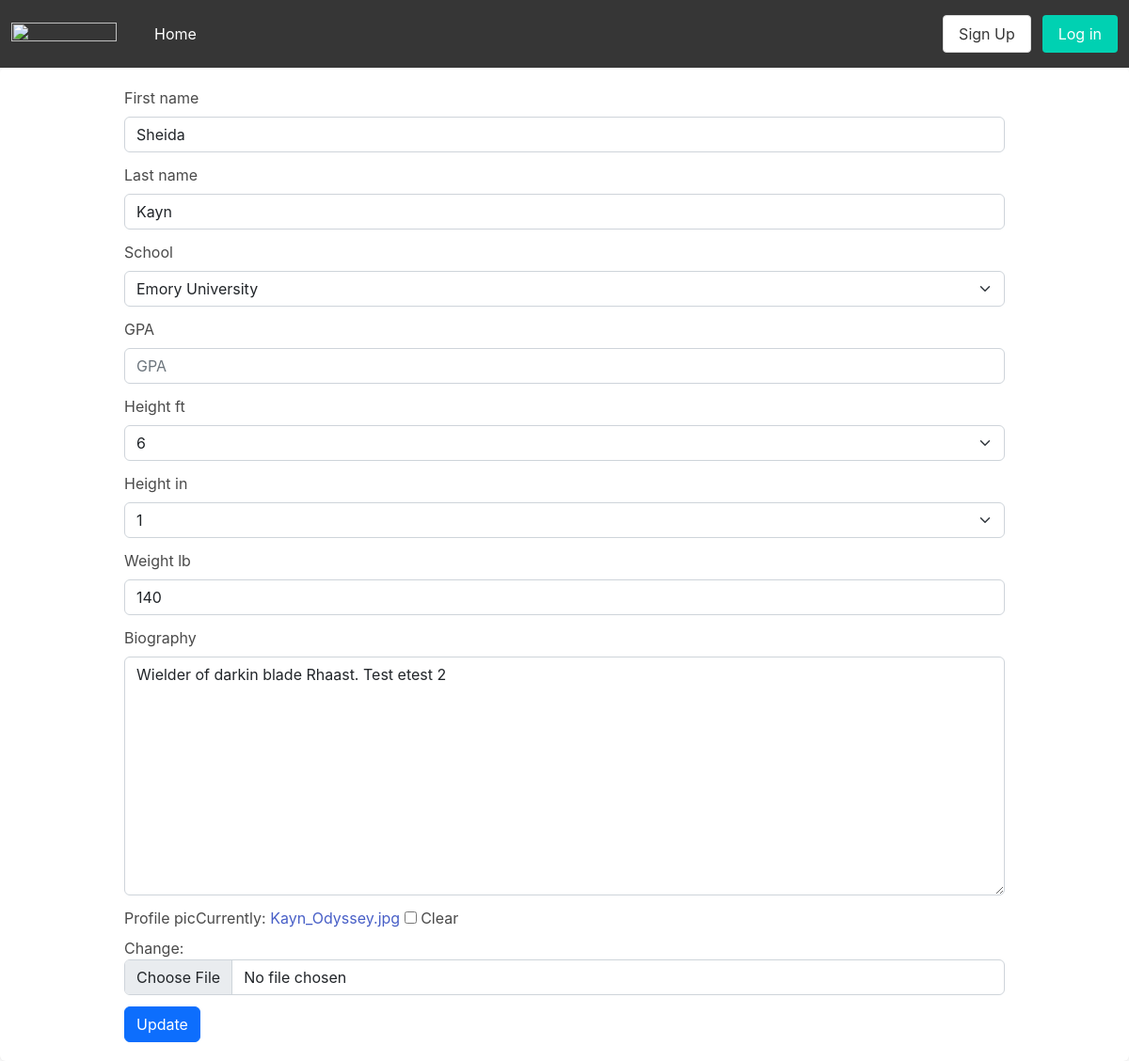
The page /user/6/update on the database as committed earlier.
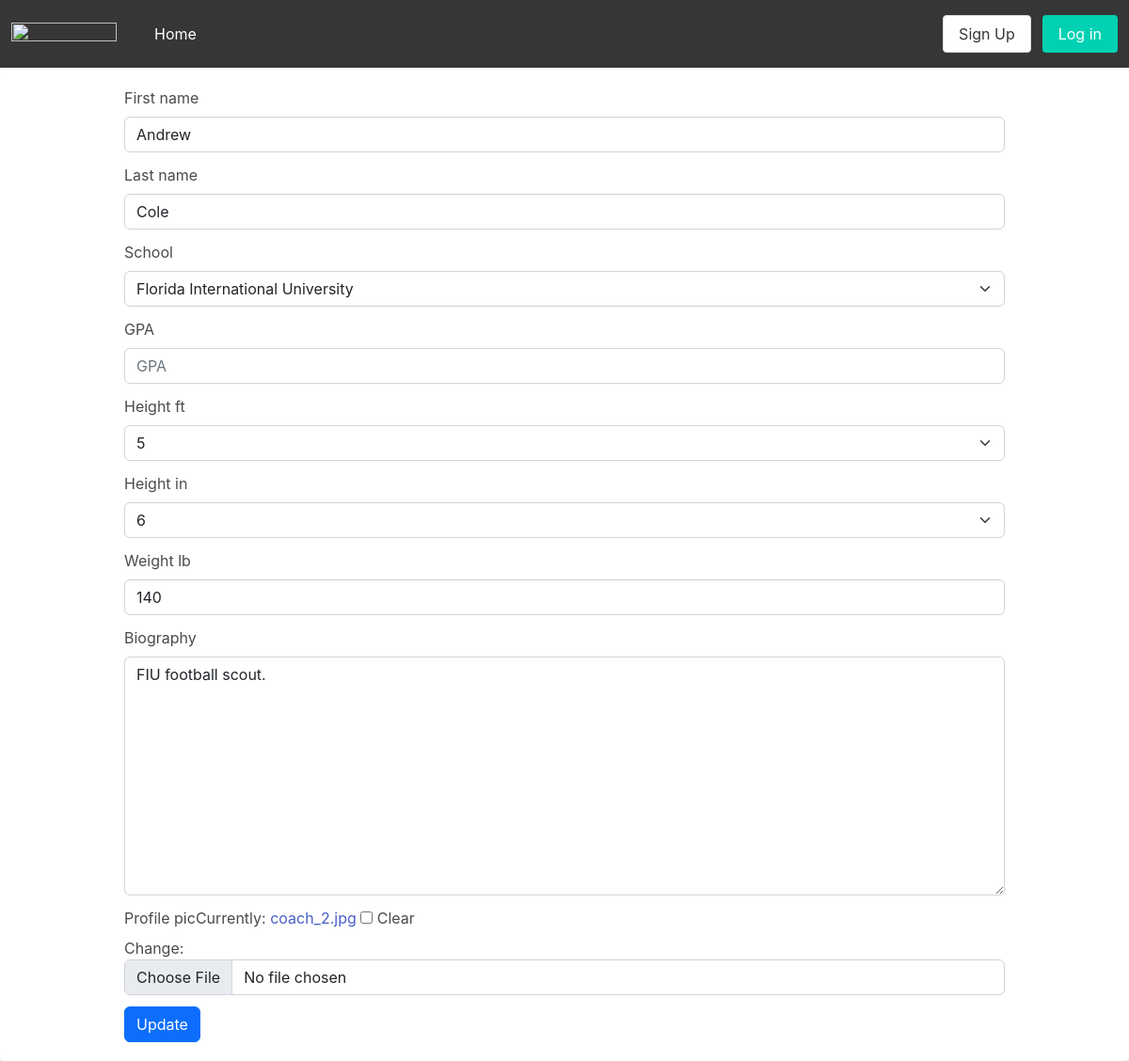
The same page on the database as committed later.
### api/models.py (models this page shows, shortened)
class CustomUser(auth.models.AbstractUser, auth.models.PermissionsMixin):
    user_type_choices = (
        (0, 'Scout'),
        (1, 'Athlete'),
    )
    school_options = (
        ('Georgia Institute of Technology', 'Georgia Institute of Technology'),
        ('Florida International University', 'Florida International University'),
        ('Yale', 'Yale'),
        ('University of Pittsburgh', 'University of Pittsburgh'),
        ('Emory University','Emory University')
    )
    height_foot_options = (
        (4, '4'),
        (5, '5'),
        (6, '6'),
        (7, '7'),
    )
    height_inch_options = (
        (0, '0'),
        (1, '1'),
        (2, '2'),
        (3, '3'),
        (4, '4'),
        (5, '5'),
        (6, '6'),
        (7, '7'),
        (8, '8'),
        (9, '9'),
        (10, '10'),
        (11, '11'),
        (12, '12'),
    )
    weight_lb = models.IntegerField(default=140, blank=True)
    height_ft = models.IntegerField(choices=height_foot_options, default=5, blank=True)
    height_in = models.IntegerField(choices=height_inch_options, default=6, blank=True)
    school = models.CharField(max_length=128, blank=True, choices=school_options)
    profile_pic = models.ImageField(null=True, blank=True)
    bio = models.TextField(null=True, blank=True, default="No biography")
    gpa = models.FloatField(null=True, blank=True)
    user_type = models.PositiveSmallIntegerField(null=True, choices=user_type_choices)

### api/views.py (the view)
# urls.py: path('user/<int:pk>/update', views.UpdateUser.as_view(), name='update_user_page'),
class UpdateUser(UpdateView):
    model = models.CustomUser
    form_class = forms.UserEditForm
    success_url = reverse_lazy('api:home_page')
    template_name = 'user_update.html'

### api/forms.py
class UserEditForm(ModelForm):
    class Meta:
        fields = ('first_name', 'last_name', 'school', 'gpa', 'height_ft', 'height_in', 'weight_lb', 'bio', 'profile_pic')
        model = get_user_model()
    def __init__(self, *args, **kwargs):
        super().__init__(*args,**kwargs)
        self.fields['bio'].label = 'Biography'
        self.fields['gpa'].label = 'GPA'

### templates/user_update.html (shortened to what this page needs)
{% extends 'base.html' %}
{% load bootstrap5 %}
{% block bodyblock %}
<div class='container'>
    <form method="post" enctype="multipart/form-data">
        {% bootstrap_form form %}
        <input type="submit" value="Update" class="btn btn-primary">
    </form>
</div>
{% endblock bodyblock %}

Rows that differ between the two databases and show on the page:
changed CustomUser: first_name "Sheida" → "Andrew"; last_name "Kayn" → "Cole"; school "Emory University" → "Florida International University"; height_ft "6" → "5"; height_in "1" → "6"; bio "Wielder of darkin blade Rhaast. Test etest 2" → "FIU football scout."
Other text that changed with them:
text no longer shown: "First name Last name School GPA Height ft Height in Weight lb Biography Profile pic Currently: Kayn_Odyssey.jpg Clear Change:"
text now shown: "First name Last name School GPA Height ft Height in Weight lb Biography Profile pic Currently: coach_2.jpg Clear Change:"
